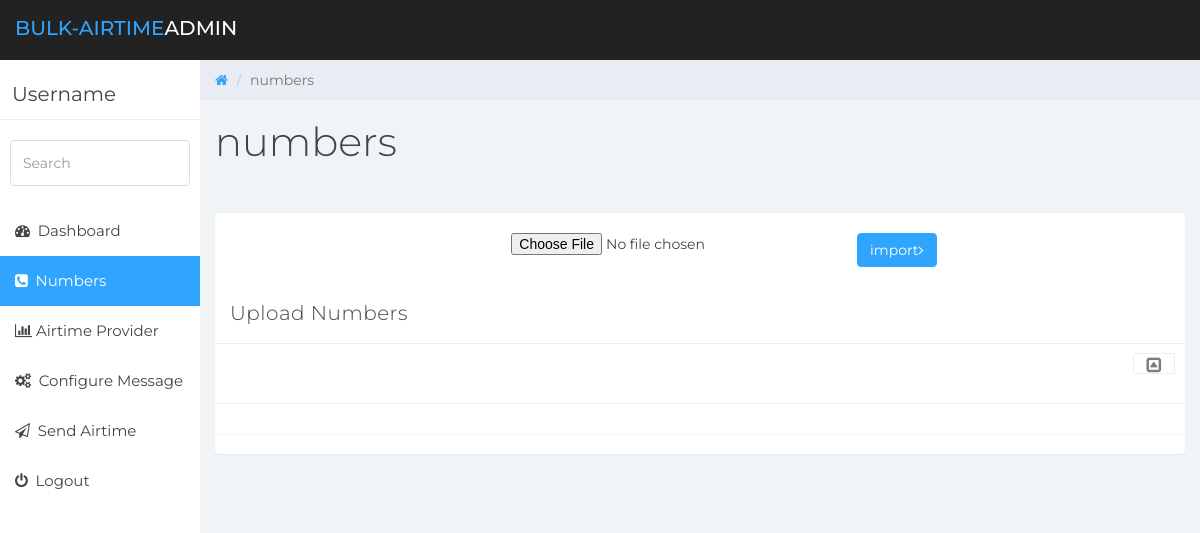
/dash/numbers.php, run on an earlier commit of the app's database.
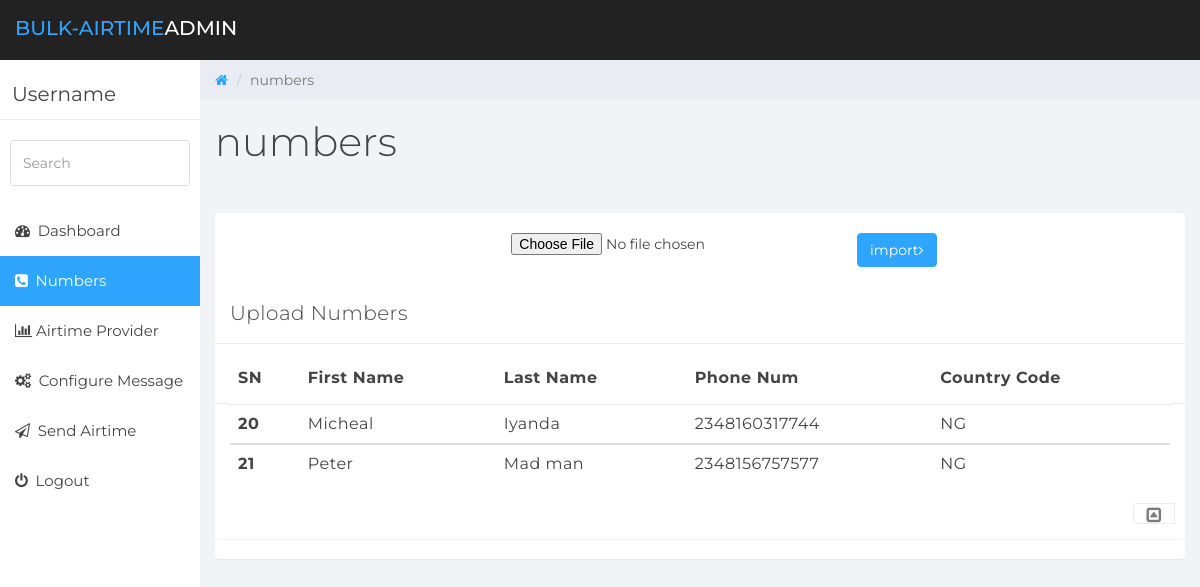
And on a later commit of the database.
### tables this page shows
CREATE TABLE `phone_number` (
  `sn` int(11) NOT NULL,
  `tag_id` int(11) NOT NULL,
  `first_name` varchar(50) NOT NULL,
  `last_name` varchar(50) NOT NULL,
  `phone_number` varchar(50) NOT NULL,
  `country_code` varchar(10) NOT NULL,
  `location` varchar(50) NOT NULL,
  `carrier` varchar(50) NOT NULL,
  `date_created` datetime NOT NULL DEFAULT current_timestamp()
);

### functions.php (called while the page is built, shortened)
<?php
class DataSource
{
    private $conn;
    function __construct()
    {
        $this->conn = $this->getConnection();
    }
    public function getConnection()
    {
        $conn = new \mysqli(self::HOST, self::USERNAME, self::PASSWORD, self::DATABASENAME);
        $conn->set_charset("utf8");
        return $conn;
    }
    public function select($query, $paramType = "", $paramArray = array())
    {
        $stmt = $this->conn->prepare($query);
        $stmt->execute();
        $result = $stmt->get_result();
        if ($result->num_rows > 0) {
            while ($row = $result->fetch_assoc()) {
                $resultset[] = $row;
            }
        }
        if (! empty($resultset)) {
            return $resultset;
        }
    }
}

### dash/numbers.php (the view, shortened to what this page needs)
<?php
require_once '../functions.php';
$db = new DataSource();
?>
    <html>
    <head>
        <link href="css/bootstrap.min.css" rel="stylesheet">
        <link href="css/font-awesome.min.css" rel="stylesheet">
        <link href="css/datepicker3.css" rel="stylesheet">
        <link href="css/number.css" rel="stylesheet">
    </head>
    <body>
        <nav class="navbar navbar-custom navbar-fixed-top" role="navigation">
            <div class="container-fluid">
                <div class="navbar-header">
                    <a class="navbar-brand" href="#"><span>Bulk-Airtime</span>Admin</a>
                </div>
            </div>
        </nav>
        <div id="sidebar-collapse" class="col-sm-3 col-lg-2 sidebar">
            <div class="profile-sidebar">
                <div class="profile-usertitle">
                    <div class="profile-usertitle-name">Username</div>
                </div>
            </div>
            <form role="search">
                <div class="form-group">
                    <input type="text" class="form-control" placeholder="Search">
                </div>
            </form>
            <ul class="nav menu">
                <li><a href="index.php"><em class="fa fa-dashboard">&nbsp;</em> Dashboard</a></li>
                <li class="active"><a href="numbers.php"><em class="fa fa-phone-square">&nbsp;</em> Numbers</a></li>
                <li><a href="airtime-prov.php"><em class="fa fa-bar-chart">&nbsp;</em>Airtime Provider</a></li>
                <li><a href="config-msg.php"><em class="fa fa-cogs">&nbsp;</em> Configure Message</a></li>
                <li><a href="send.php"><em class="fa fa-paper-plane-o">&nbsp;</em> Send Airtime</a></li>
                <li><a href="../login.php"><em class="fa fa-power-off">&nbsp;</em> Logout</a></li>
            </ul>
        </div>
        <div class="col-sm-9 col-sm-offset-3 col-lg-10 col-lg-offset-2 main">
            <div class="row">
                <ol class="breadcrumb">
                    <li>
                        <a href="#">
                            <em class="fa fa-home"></em>
                        </a>
                    </li>
                    <li class="active">numbers</li>
                </ol>
            </div>
            <div class="row">
                <div class="col-lg-12">
                    <h1 class="page-header">numbers</h1>
                </div>
            </div><br>
            <div class="panel panel-default">
                <div class="col-lg-6 grid">
                    <div class="position-relative form-group"><br>
                    <form action="" method="post" name="frmCSVImport" id="frmCSVImport" enctype="multipart/form-data">
                         <input type="file" name="file"
                        id="file" accept=".csv">
                    </div>
                    <div class="position-relative form-group"><br>
                        <button class="btn btn-primary" name="import" type="submit" id="submit">import<span class="angle_arrow"><i class="fa fa-angle-right" aria-hidden="true"></i></span></button>
                    </div>
                </div>
                <br>
                <div class="row">
                    <div class="col-md-12">
                        <div class="panel panel-default articles">
                            <div class="panel-heading">
                                Upload Numbers
                            </div>
                            <div class="panel-heading">
                                <?php
                                    $sqlSelect = "SELECT * FROM phone_number";
                                    $result = $db->select($sqlSelect);
                                    if (! empty($result)) {
                                ?>
                                <table class="table" id="userTable">
                                    <thead>
                                        <tr>
                                            <th scope="col">SN</th>
                                            <th scope="col">First Name</th>
                                            <th scope="col">Last Name</th>
                                            <th scope="col">Phone Num</th>
                                            <th scope="col">Country Code</th>
                                        </tr>
                                    </thead>
                                    <?php
                foreach ($result as $row) {
                    ?>
                                    <tbody>
                                        <tr>
                                            <th scope="row"><?php  echo $row['sn']; ?></th>
                                            <td><?php  echo $row['first_name']; ?></td>
                                            <td><?php  echo $row['last_name']; ?></td>
                                            <td><?php  echo $row['phone_number']; ?></td>
                                            <td><?php  echo $row['country_code']; ?></td>
                                        </tr>
                            <?php
                }
                ?>
                                    </tbody>
                                </table>
                                <?php } ?>
                                <span class="pull-right clickable panel-toggle panel-button-tab-left"><em class="fa fa-toggle-up"></em></span></div>
                            <div class="panel-body">
                            </div>
                        </div>
                    </div>
                </div>
            </div>
        </div>
    </body>
    </html>

### dash/css/number.css (style rules this page uses)
body { background: #f1f4f7; padding-top: 60px; font-size: 14px; color: #444444; font-family: "Montserrat", "Helvetica Neue", Helvetica, Arial, sans-serif; }
a, a:hover, a:focus { color: #30a5ff; }
h1, h2, h3, h4, h5, h6 { color: #444444; }
h1 { font-weight: 300; font-size: 40px; }
input.form-control { border: 1px solid #ddd; box-shadow: none; height: 46px; }
.navbar-custom { background: #222; height: 60px; }
.navbar-header .navbar-brand { color: #fff; font-size: 20px; text-transform: uppercase; font-weight: 500; height: 60px; padding-top: 18px; }
.navbar-header .navbar-brand span { color: #30a5ff; }
.btn-primary, .btn-primary:hover, .btn-primary:focus, .btn-primary:active, .btn-primary.active, .open > .dropdown-toggle.btn-primary, .btn-primary.disabled, .btn-primary[disabled], fieldset[disabled] .btn-primary, .btn-primary.disabled:hover, .btn-primary[disabled]:hover, fieldset[disabled] .btn-primary:hover, .btn-primary.disabled:focus, .btn-primary[disabled]:focus, fieldset[disabled] .btn-primary:focus, .btn-primary.disabled:active, .btn-primary[disabled]:active, fieldset[disabled] .btn-primary:active, .btn-primary.disabled.active, .btn-primary[disabled].active, fieldset[disabled] .btn-primary.active { background-color: #30a5ff; border-color: #30a5ff; }
.panel { border: 0; }
.panel-heading .fa-toggle-up, .panel-heading .fa-toggle-down { font-size: 17px; }
.panel-heading { font-size: 20px; font-weight: 300; letter-spacing: 0.025em; height: 60px; line-height: 38px; }
.panel-default .panel-heading { background: #fff; border-bottom: 1px solid #e9ecf2; color: #444444; }
.panel-settings a, .panel-toggle { width: 40px; padding: 2px 0 0 0; }
.panel-settings, .panel-toggle { display: inline-block; margin: -1px -5px 0 15px !important; border-radius: 4px; text-align: center; border: 1px solid #e9ecf2; color: #7c7c7c; background: #fff; width: 42px; }
.clickable { cursor: pointer; }
.panel-heading span { margin: 0px; font-size: 14px; }
.panel-button-tab-left { border-top-right-radius: 0; border-bottom-right-radius: 0; }
.navbar { border: 0; }
.sidebar { display: block; padding: 0; display: none; box-shadow: none; background: #fff; }
.sidebar ul { margin: 20px 0px; }
.sidebar form { padding: 10px 0 0 0; margin: 10px 10px 20px 10px; }
@media (min-width: 768px) { .sidebar { display: block; position: fixed; top: 60px; bottom: 0; left: 0; z-index: 1000; display: block; margin: 0; padding: 0; overflow-x: hidden; overflow-y: auto; } }
@media (min-width: 768px) { .navbar-header { width: 100%; } }
.sidebar ul.nav .active a, .sidebar ul.nav li.parent a.active, .sidebar ul.nav .active > a:hover, .sidebar ul.nav li.parent a.active:hover, .sidebar ul.nav .active > a:focus, .sidebar ul.nav li.parent a.active:focus { color: #fff; background-color: #30a5ff; }
.sidebar ul.nav li a { height: 50px; font-size: 15px; line-height: 2em; color: #444444; }
.profile-sidebar { padding: 10px 0; border-bottom: 1px solid #e9ecf2; }
.profile-usertitle { float: left; text-align: left; margin: 10px 0 0 12px; }
.profile-usertitle-name { font-size: 20px; margin-bottom: 0px; }
.breadcrumb { border-radius: 0; padding: 10px 15px 10px 15px; background: #e9ecf2; margin: 0; }
h1.page-header { margin-top: 20px; border-bottom: 0; }
.table { background: #fff; }
.table > thead > tr > th { border-bottom: 1px solid #e6e7e8; vertical-align: middle; height: 50px; }
.grid { display: grid; grid-template-columns: auto auto; margin-left: 29%; padding: -500px; }

What changed in the data, as far as the page shows it:
added phone_number: sn "20", first_name "Micheal", last_name "Iyanda", phone_number "2348160317744", country_code "NG"
added phone_number: sn "21", first_name "Peter", last_name "Mad man", phone_number "2348156757577", country_code "NG"
Also different on the page:
text now shown: "SN First Name Last Name Phone Num Country Code"
